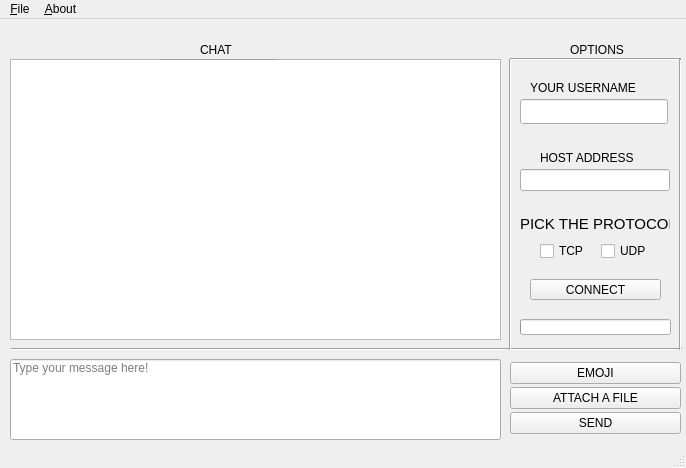
<?xml version="1.0" encoding="UTF-8"?>
<ui version="4.0">
 <class>appWindow</class>
 <widget class="QMainWindow" name="appWindow">
  <property name="geometry">
   <rect>
    <x>0</x>
    <y>0</y>
    <width>686</width>
    <height>468</height>
   </rect>
  </property>
  <property name="minimumSize">
   <size>
    <width>686</width>
    <height>468</height>
   </size>
  </property>
  <property name="maximumSize">
   <size>
    <width>690</width>
    <height>470</height>
   </size>
  </property>
  <property name="font">
   <font>
    <family>Ubuntu</family>
   </font>
  </property>
  <property name="windowTitle">
   <string>MainWindow</string>
  </property>
  <property name="tabShape">
   <enum>QTabWidget::Rounded</enum>
  </property>
  <widget class="QWidget" name="centralwidget">
   <widget class="QWidget" name="verticalLayoutWidget">
    <property name="geometry">
     <rect>
      <x>510</x>
      <y>340</y>
      <width>171</width>
      <height>81</height>
     </rect>
    </property>
    <layout class="QVBoxLayout" name="verticalLayout">
     <property name="spacing">
      <number>0</number>
     </property>
     <property name="sizeConstraint">
      <enum>QLayout::SetNoConstraint</enum>
     </property>
     <item>
      <widget class="QPushButton" name="emojiBTN">
       <property name="text">
        <string>EMOJI</string>
       </property>
      </widget>
     </item>
     <item>
      <widget class="QPushButton" name="sendFileBTN">
       <property name="text">
        <string>ATTACH A FILE</string>
       </property>
      </widget>
     </item>
     <item>
      <widget class="QPushButton" name="sendBTN">
       <property name="text">
        <string>SEND</string>
       </property>
      </widget>
     </item>
    </layout>
   </widget>
   <widget class="QLineEdit" name="input_area">
    <property name="geometry">
     <rect>
      <x>10</x>
      <y>340</y>
      <width>491</width>
      <height>81</height>
     </rect>
    </property>
    <property name="text">
     <string/>
    </property>
    <property name="alignment">
     <set>Qt::AlignLeading|Qt::AlignLeft|Qt::AlignTop</set>
    </property>
    <property name="placeholderText">
     <string>Type your message here!</string>
    </property>
    <property name="cursorMoveStyle">
     <enum>Qt::LogicalMoveStyle</enum>
    </property>
    <property name="clearButtonEnabled">
     <bool>false</bool>
    </property>
   </widget>
   <widget class="Line" name="line_2">
    <property name="geometry">
     <rect>
      <x>11</x>
      <y>320</y>
      <width>671</width>
      <height>20</height>
     </rect>
    </property>
    <property name="orientation">
     <enum>Qt::Horizontal</enum>
    </property>
   </widget>
   <widget class="QPlainTextEdit" name="chat_window">
    <property name="geometry">
     <rect>
      <x>10</x>
      <y>40</y>
      <width>491</width>
      <height>281</height>
     </rect>
    </property>
    <property name="tabChangesFocus">
     <bool>false</bool>
    </property>
    <property name="readOnly">
     <bool>true</bool>
    </property>
   </widget>
   <widget class="QLabel" name="chat_label">
    <property name="geometry">
     <rect>
      <x>200</x>
      <y>20</y>
      <width>41</width>
      <height>21</height>
     </rect>
    </property>
    <property name="minimumSize">
     <size>
      <width>0</width>
      <height>0</height>
     </size>
    </property>
    <property name="text">
     <string>CHAT</string>
    </property>
   </widget>
   <widget class="QLabel" name="room_label">
    <property name="geometry">
     <rect>
      <x>570</x>
      <y>20</y>
      <width>71</width>
      <height>21</height>
     </rect>
    </property>
    <property name="minimumSize">
     <size>
      <width>0</width>
      <height>0</height>
     </size>
    </property>
    <property name="text">
     <string>OPTIONS</string>
    </property>
   </widget>
   <widget class="Line" name="line">
    <property name="geometry">
     <rect>
      <x>500</x>
      <y>40</y>
      <width>20</width>
      <height>291</height>
     </rect>
    </property>
    <property name="orientation">
     <enum>Qt::Vertical</enum>
    </property>
   </widget>
   <widget class="Line" name="line_3">
    <property name="geometry">
     <rect>
      <x>160</x>
      <y>40</y>
      <width>118</width>
      <height>3</height>
     </rect>
    </property>
    <property name="orientation">
     <enum>Qt::Horizontal</enum>
    </property>
   </widget>
   <widget class="Line" name="line_4">
    <property name="geometry">
     <rect>
      <x>510</x>
      <y>30</y>
      <width>171</width>
      <height>20</height>
     </rect>
    </property>
    <property name="orientation">
     <enum>Qt::Horizontal</enum>
    </property>
   </widget>
   <widget class="QLabel" name="label">
    <property name="geometry">
     <rect>
      <x>540</x>
      <y>130</y>
      <width>121</width>
      <height>17</height>
     </rect>
    </property>
    <property name="text">
     <string>HOST ADDRESS</string>
    </property>
   </widget>
   <widget class="Line" name="line_5">
    <property name="geometry">
     <rect>
      <x>670</x>
      <y>40</y>
      <width>20</width>
      <height>291</height>
     </rect>
    </property>
    <property name="orientation">
     <enum>Qt::Vertical</enum>
    </property>
   </widget>
   <widget class="QPushButton" name="pushButton">
    <property name="geometry">
     <rect>
      <x>530</x>
      <y>260</y>
      <width>131</width>
      <height>21</height>
     </rect>
    </property>
    <property name="text">
     <string>CONNECT</string>
    </property>
   </widget>
   <widget class="QProgressBar" name="load_bar">
    <property name="geometry">
     <rect>
      <x>520</x>
      <y>300</y>
      <width>151</width>
      <height>16</height>
     </rect>
    </property>
    <property name="statusTip">
     <string>Loading bar: will start loading when you click enter</string>
    </property>
    <property name="value">
     <number>0</number>
    </property>
    <property name="textVisible">
     <bool>false</bool>
    </property>
   </widget>
   <widget class="QWidget" name="layoutWidget">
    <property name="geometry">
     <rect>
      <x>520</x>
      <y>150</y>
      <width>150</width>
      <height>81</height>
     </rect>
    </property>
    <layout class="QVBoxLayout" name="verticalLayout_2">
     <item>
      <widget class="QLineEdit" name="IpInput_area"/>
     </item>
     <item>
      <widget class="QLabel" name="label_2">
       <property name="font">
        <font>
         <pointsize>11</pointsize>
        </font>
       </property>
       <property name="text">
        <string>PICK THE PROTOCOL:</string>
       </property>
      </widget>
     </item>
    </layout>
   </widget>
   <widget class="QWidget" name="layoutWidget">
    <property name="geometry">
     <rect>
      <x>540</x>
      <y>220</y>
      <width>116</width>
      <height>25</height>
     </rect>
    </property>
    <layout class="QHBoxLayout" name="horizontalLayout">
     <item>
      <widget class="QCheckBox" name="TCPcheckBox">
       <property name="text">
        <string>TCP</string>
       </property>
      </widget>
     </item>
     <item>
      <widget class="QCheckBox" name="UDPcheckBox">
       <property name="text">
        <string>UDP</string>
       </property>
      </widget>
     </item>
    </layout>
   </widget>
   <widget class="QLineEdit" name="NameInput_area">
    <property name="geometry">
     <rect>
      <x>520</x>
      <y>80</y>
      <width>148</width>
      <height>25</height>
     </rect>
    </property>
   </widget>
   <widget class="QLabel" name="nameLabel">
    <property name="geometry">
     <rect>
      <x>530</x>
      <y>60</y>
      <width>131</width>
      <height>17</height>
     </rect>
    </property>
    <property name="text">
     <string>YOUR USERNAME</string>
    </property>
   </widget>
  </widget>
  <widget class="QMenuBar" name="menubar">
   <property name="geometry">
    <rect>
     <x>0</x>
     <y>0</y>
     <width>686</width>
     <height>22</height>
    </rect>
   </property>
   <widget class="QMenu" name="menuFile">
    <property name="title">
     <string>&amp;File</string>
    </property>
    <addaction name="actionHome"/>
    <addaction name="actionExit"/>
   </widget>
   <widget class="QMenu" name="menu_About">
    <property name="title">
     <string>&amp;About</string>
    </property>
    <addaction name="actionAboutUS"/>
   </widget>
   <addaction name="menuFile"/>
   <addaction name="menu_About"/>
  </widget>
  <widget class="QStatusBar" name="statusBar"/>
  <action name="actionExit">
   <property name="text">
    <string>Exit</string>
   </property>
  </action>
  <action name="actionHome">
   <property name="text">
    <string>Home</string>
   </property>
  </action>
  <action name="actionAboutUS">
   <property name="text">
    <string>US</string>
   </property>
  </action>
 </widget>
 <resources/>
 <connections/>
</ui>
